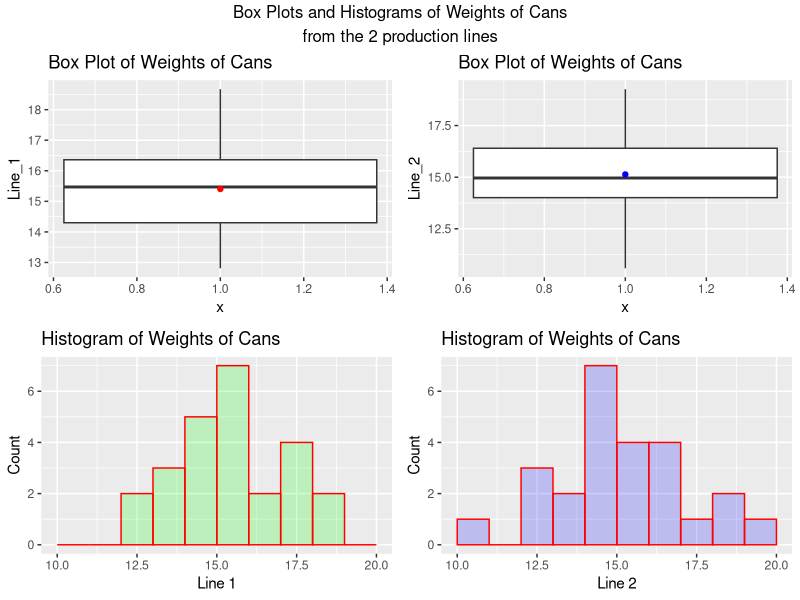
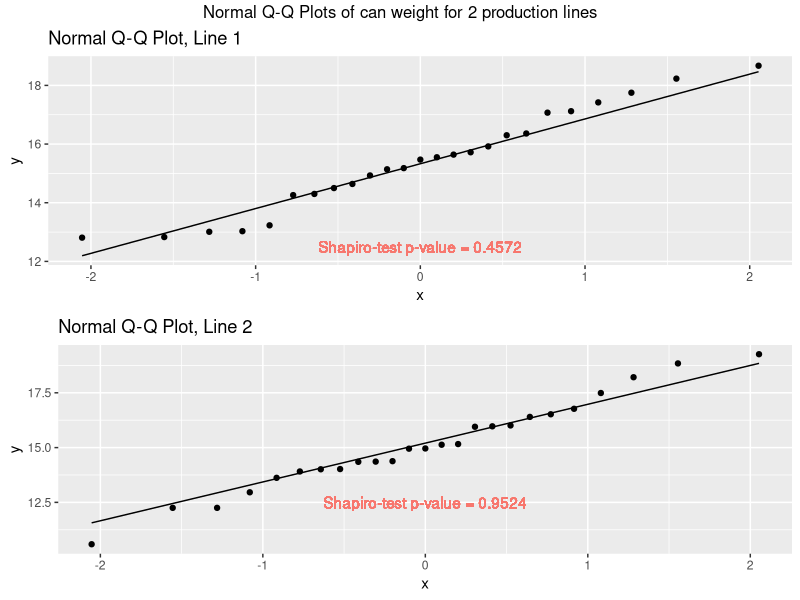
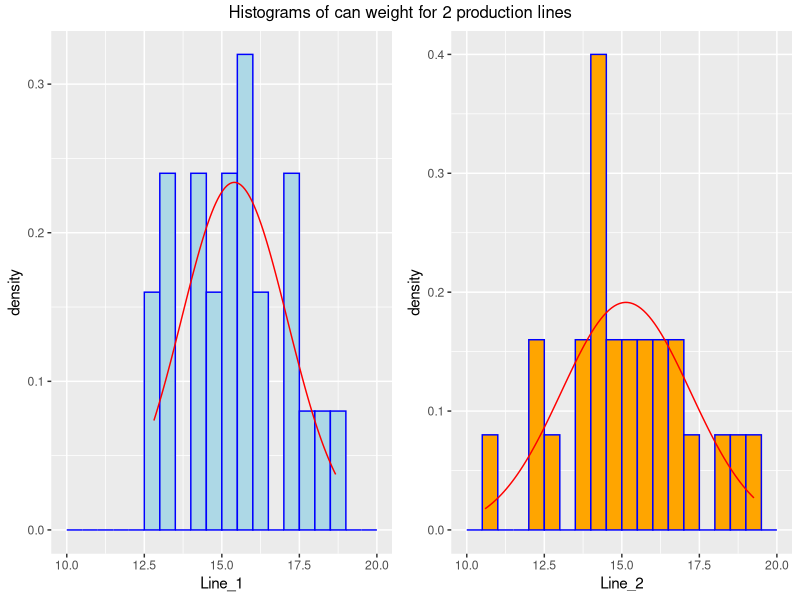

Write the R code that produced these figures, in order.
## ---- chunk 1
knitr::opts_chunk$set(echo = TRUE)

library(ggplot2)

setwd("~/Desktop/Personal Computer/MBA/HOA 732/")
## ---- chunk 2
P <- read.csv("2 production_lines.csv",header=TRUE)

#1(a) Box plots with sample means shown and histograms
B1 <- ggplot(P,aes(x=1,y=Line_1)) + geom_boxplot()+
stat_summary(fun= "mean", geom="point",color="red")+
            labs(title="Box Plot of Weights of Cans") 

B2 <- ggplot(P,aes(x=1,y=Line_2)) + geom_boxplot()+
stat_summary(fun = "mean", geom="point",color="blue")+
            labs(title="Box Plot of Weights of Cans") 

H1 <- ggplot(data=P, aes(Line_1)) + geom_histogram(breaks=seq(10, 20, by = 1), 
                 col="red", 
                 fill="green", 
                 alpha = .2)+
                 labs(title="Histogram of Weights of Cans") +
                 labs(x="Line 1", y="Count") 

H2 <- ggplot(data=P, aes(Line_2)) + geom_histogram(breaks=seq(10, 20, by = 1), 
                 col="red", 
                 fill="blue", 
                 alpha = .2)+
                 labs(title="Histogram of Weights of Cans") +
                 labs(x="Line 2", y="Count") 
library(gridExtra)
grid.arrange(B1,B2,H1,H2,ncol=2, top="Box Plots and Histograms of Weights of Cans\nfrom the 2 production lines")
## ---- chunk 3
#1(b) Basis stats and 2-sample t-test 
summary(P)
#1-sample t-tests
#Test if the mean weights mu1 and mu2 are = 16 oz or not
#Test H0: Mu = 16, vs H1: Mu is not = 16
#Run 1-sample t test on both samples, Line1 and Line2
## ---- chunk 4
#1(b)
t.test(P$Line_1,mu=16)
t.test(P$Line_2,mu=16)
## ---- chunk 5
#1(c)
t.test(P$Line_1,P$Line_2,var.equal=FALSE)

#1(d)
q1 <- ggplot(P)+stat_qq(aes(sample=Line_1)) + 
  geom_qq_line(aes(sample=Line_1))+ggtitle("Normal Q-Q Plot, Line 1")+
  geom_text(aes(x=0, y=12.5, color="red", label="Shapiro-test p-value = 0.4572"))+
  theme(legend.position="none")


q2 <- ggplot(P)+stat_qq(aes(sample=Line_2)) + 
  geom_qq_line(aes(sample=Line_2))+ggtitle("Normal Q-Q Plot, Line 2")+
  geom_text(aes(x=0, y=12.5, color="red", label="Shapiro-test p-value = 0.9524"))+
  theme(legend.position="none")

grid.arrange(q1,q2,nrow=2, top="Normal Q-Q Plots of can weight for 2 production lines")

shapiro.test(P$Line_1) # W = 0.96207, p-value = 0.4572
shapiro.test(P$Line_2) # W = 0.98409, p-value = 0.9524
## ---- chunk 6
#1(e)Test of Proportions
#proportions of cans with weight < 17
n <- nrow(P)              # 25
x1 <- sum(P$Line_1 < 17)  # 19
x2 <- sum(P$Line_2 < 17)  # 21

prop.test(c(x1,x2),c(n,n),correct=FALSE)  # p-value = 0.4795
prop.test(c(x1,x2),c(n,n),correct=TRUE) # apply continuity correction
## ---- chunk 7
#2(g) verification of normality of samples
h1 <- ggplot(P, aes(x = Line_1)) + 
    geom_histogram(aes(y =..density..),
                   breaks = seq(10, 20, by = 0.5), 
                   colour = "blue", 
                   fill = "lightblue") +
stat_function(fun = dnorm, color = "red", args = list(mean=mean(P$Line_1),sd=sd(P$Line_1)))

h2 <- ggplot(P, aes(x = Line_2)) + 
    geom_histogram(aes(y =..density..),
                   breaks = seq(10, 20, by = 0.5), 
                   colour = "blue", 
                   fill = "orange") +
stat_function(fun = dnorm, color = "red", args = list(mean=mean(P$Line_2),sd=sd(P$Line_2)))

grid.arrange(h1,h2,ncol=2, top="Histograms of can weight for 2 production lines")
